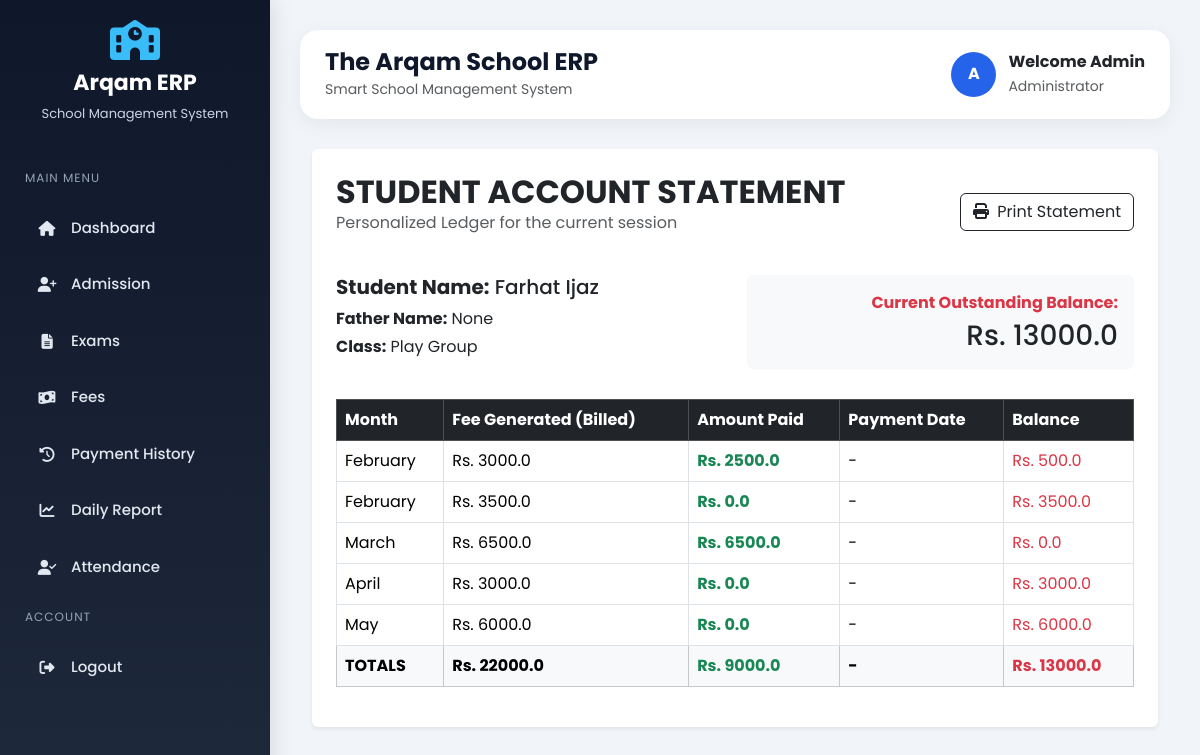
Page /fees/statement/1 on the committed database.
### tables this page shows
CREATE TABLE students (
            id INTEGER PRIMARY KEY AUTOINCREMENT,
            name TEXT NOT NULL,
            father_name TEXT,
            father_id TEXT,
            class_name TEXT NOT NULL,
            dob DATE,
            gender TEXT,
            address TEXT,
            contact TEXT,
            photo TEXT DEFAULT 'default.png' -- Naya column
        , discount REAL DEFAULT 0);

CREATE TABLE vouchers (
            id INTEGER PRIMARY KEY AUTOINCREMENT,
            student_id INTEGER,
            month TEXT,
            year TEXT,
            current_fee REAL,
            arrears REAL,
            total_payable REAL,
            paid_amount REAL DEFAULT 0,
            remaining_balance REAL,
            status TEXT DEFAULT 'Unpaid', payment_date TEXT, payment_method TEXT DEFAULT 'Cash',
            FOREIGN KEY (student_id) REFERENCES students (id)
        );

### modules/fees.py (the view)
@fees_bp.route("/statement/<int:s_id>")
def student_statement(s_id):
    conn = sqlite3.connect(DB_PATH)
    conn.row_factory = sqlite3.Row
    cursor = conn.cursor()
    student = cursor.execute("SELECT * FROM students WHERE id = ?", (s_id,)).fetchone()
    history = cursor.execute("""
        SELECT * FROM vouchers
        WHERE student_id = ?
        ORDER BY id ASC
    """, (s_id,)).fetchall()
    total_billed = sum(row['total_payable'] for row in history)
    total_paid = sum(row['paid_amount'] for row in history)
    total_balance = sum(row['remaining_balance'] for row in history)
    conn.close()
    return render_template("fees/statement.html",
                           student=student,
                           history=history,
                           billed=total_billed,
                           paid=total_paid,
                           balance=total_balance)

### templates/fees/statement.html (shortened to what this page needs)
{% extends "base.html" %}
{% block content %}
<div class="container mt-4">
    <div class="card border-0 shadow-sm p-4">
        <div class="d-flex justify-content-between align-items-center mb-4">
            <div>
                <h2 class="fw-bold mb-0">STUDENT ACCOUNT STATEMENT</h2>
                <p class="text-muted">Personalized Ledger for the current session</p>
            </div>
            <button onclick="window.print()" class="btn btn-outline-dark no-print">
                <i class="fas fa-print me-1"></i> Print Statement
            </button>
        </div>
        <div class="row mb-4">
            <div class="col-md-6">
                <h5><strong>Student Name:</strong> {{ student.name }}</h5>
                <p class="mb-1"><strong>Father Name:</strong> {{ student.father_name }}</p>
                <p><strong>Class:</strong> {{ student.class_name }}</p>
            </div>
            <div class="col-md-6 text-md-end">
                <div class="p-3 bg-light rounded">
                    <p class="mb-1 text-danger fw-bold">Current Outstanding Balance:</p>
                    <h3 class="mb-0">Rs. {{ balance }}</h3>
                </div>
            </div>
        </div>
        <table class="table table-bordered align-middle">
            <thead class="table-dark">
                <tr>
                    <th>Month</th>
                    <th>Fee Generated (Billed)</th>
                    <th>Amount Paid</th>
                    <th>Payment Date</th>
                    <th>Balance</th>
                </tr>
            </thead>
            <tbody>
                {% for row in history %}
                <tr>
                    <td>{{ row.month }}</td>
                    <td>Rs. {{ row.total_payable }}</td>
                    <td class="text-success fw-bold">Rs. {{ row.paid_amount }}</td>
                    <td>{{ row.payment_date if row.payment_date else '-' }}</td>
                    <td class="text-danger">Rs. {{ row.remaining_balance }}</td>
                </tr>
                {% endfor %}
            </tbody>
            <tfoot class="table-light fw-bold">
                <tr>
                    <td>TOTALS</td>
                    <td>Rs. {{ billed }}</td>
                    <td class="text-success">Rs. {{ paid }}</td>
                    <td>-</td>
                    <td class="text-danger">Rs. {{ balance }}</td>
                </tr>
            </tfoot>
        </table>
    </div>
</div>
{% endblock %}

### templates/base.html (style rules this page uses)
* { margin:0; padding:0; box-sizing:border-box; font-family:'Poppins', sans-serif; }
body { background:#f1f5f9; }

### rows in the picture
students: name "Farhat Ijaz", class_name "Play Group"
vouchers: month "February", total_payable "3000.0", paid_amount "2500.0", payment_date "-", remaining_balance "500.0"
vouchers: month "February", total_payable "3500.0", paid_amount "0.0", payment_date "-", remaining_balance "3500.0"
vouchers: month "March", total_payable "6500.0", paid_amount "6500.0", payment_date "-", remaining_balance "0.0"
vouchers: month "April", total_payable "3000.0", paid_amount "0.0", payment_date "-", remaining_balance "3000.0"
vouchers: month "May", total_payable "6000.0", paid_amount "0.0", payment_date "-", remaining_balance "6000.0"

### other values in the picture
{{ student.father_name }} "None"
{{ balance }} "13000.0"
{{ billed }} "22000.0"
{{ paid }} "9000.0"
